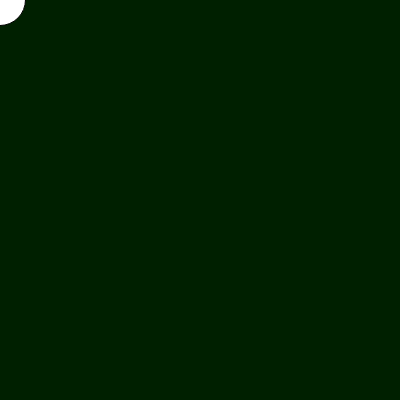
Frame 1 (no input)
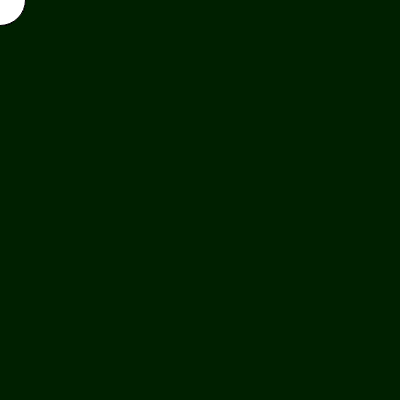
Frame 60 (no input)
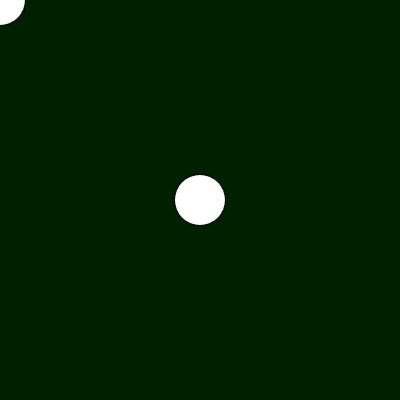
Frame 120 (the mouse pressed at the canvas centre since frame 60)

The p5.js sketch that drew these frames (run headless with seeded random() and noise() and a simulated clock; from frame 60 on, the mouse is pressed at the canvas centre):

// p5.js sketch
// ── sketch.js
function setup() {
	createCanvas(400, 400);
	background(0, 32, 0);
}

function draw() {
	ellipse(mouseX, mouseY, 51, 51);
}
